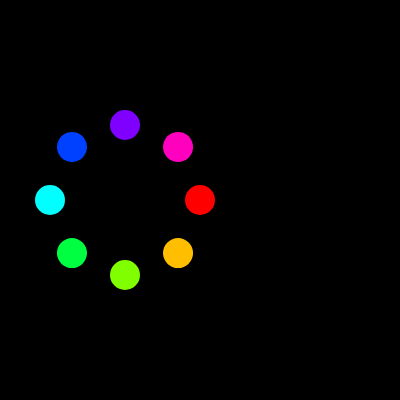
Frame 1 (no input)
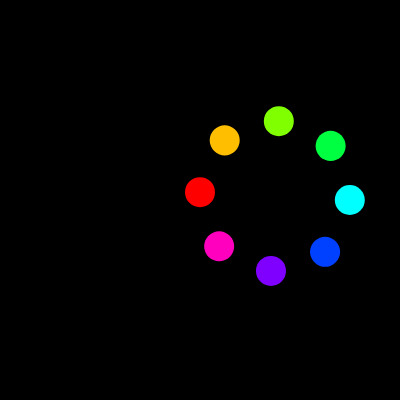
Frame 60 (no input)
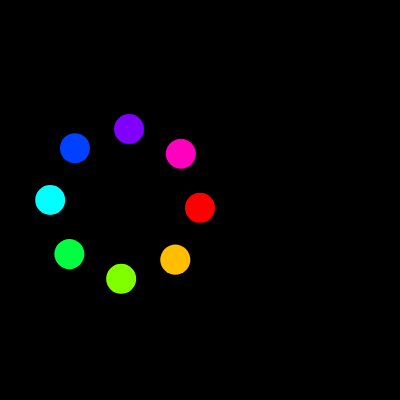
Frame 120 (the mouse pressed at the canvas centre since frame 60)

The p5.js sketch that drew these frames (run headless with seeded random() and noise() and a simulated clock; from frame 60 on, the mouse is pressed at the canvas centre):

// p5.js sketch
// ── sketch.js

class Circle {
  constructor(angle, start) {
    this.angle = angle
    this.position = start // [0 ... TWO_PI]

    // Shared constants
    this.magnitude = 150
    this.size = 30
    this.rate = TWO_PI / 120
  }

  draw() {
    push()
    noStroke()
    fill(color(`hsl(${floor(degrees(this.angle * 2))}, 100%, 50%)`))
    translate(width/2, height/2)
    rotate(this.angle)
    ellipse(0, this.magnitude * sin(this.position), this.size)
    pop()
  }

  advance() {
    this.position -= this.rate
    if (this.position < 0) {
      this.position += TWO_PI
    }
  }
}

let circle_count = 8
let circles = Array(circle_count).fill(null)

function setup() {
  createCanvas(400, 400)
  circles = circles.map((v, i, a) => new Circle(PI * i / circle_count, PI * i / circle_count))
}

function draw() {
  background(0)
  for (let circle of circles) {
    circle.draw()
    circle.advance()
  }
}
